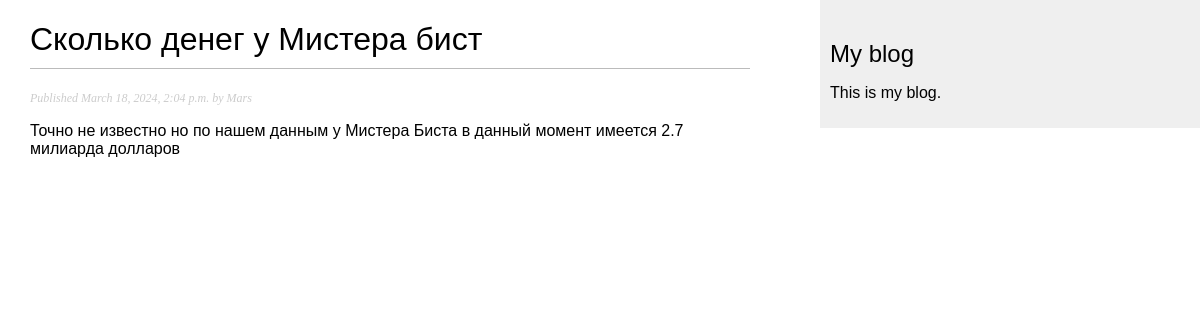
The app's page /blog/2024/3/18/skolko-deneg-u-mistera-bist/ with its own data.
### blogs/models.py (models this page shows, shortened)
class Post(models.Model):
    class Status(models.TextChoices):
        DRAFT = 'DF', 'Draft'
        PUBLISHED = 'PB', 'Published'
    title = models.CharField(max_length=255)
    slug = models.SlugField(max_length=250,
                            unique_for_date='publish')
    author = models.ForeignKey(User,
                               on_delete=models.CASCADE,
                               related_name='blog_posts')
    body = models.TextField()
    publish = models.DateTimeField(default=timezone.now)
    created = models.DateTimeField(auto_now_add=True)
    updated = models.DateTimeField(auto_now=True)
    status = models.CharField(max_length=2, choices=Status.choices, default=Status.DRAFT)
    objects = models.Manager()
    published = PublishedManager()
    class Meta:
        ordering = ['-publish']
        indexes = [
            models.Index(fields=['-publish']),
        ]

### blogs/views.py (the view)
def post_detail(request, year, month, day, post):
    post = get_object_or_404(Post,
                             status=Post.Status.PUBLISHED,
                             slug=post,
                             publish__year=year,
                             publish__month=month,
                             publish__day=day)
    return render(request,
                  'blogs/post/detail.html',
                  {'post': post})

### templates/blogs/post/detail.html (shortened to what this page needs)
{% extends "blogs/base.html" %}
{% block content %}
    <h1>{{ post.title }}</h1>
    <p class="date">
        Published {{ post.publish }} by {{ post.author }}
    </p>
    {{ post.body|linebreaks }}
{% endblock %}

### static/css/blog.css (style rules this page uses)
body { margin:0; padding:0; font-family:helvetica, sans-serif; }
h1 { font-weight:normal; border-bottom:1px solid #bbb; padding:0 0 10px 0; }
p.date { color:#ccc; font-family: georgia, serif; font-size: 12px; font-style: italic; }

### records on screen
Post: title "Сколько денег у Мистера бист", publish "March 18, 2024, 2:04 p.m.", author "Mars", body "Точно не известно но по нашем данным у Мистера Биста в данный момент имеется 2.7 милиарда долларов"
